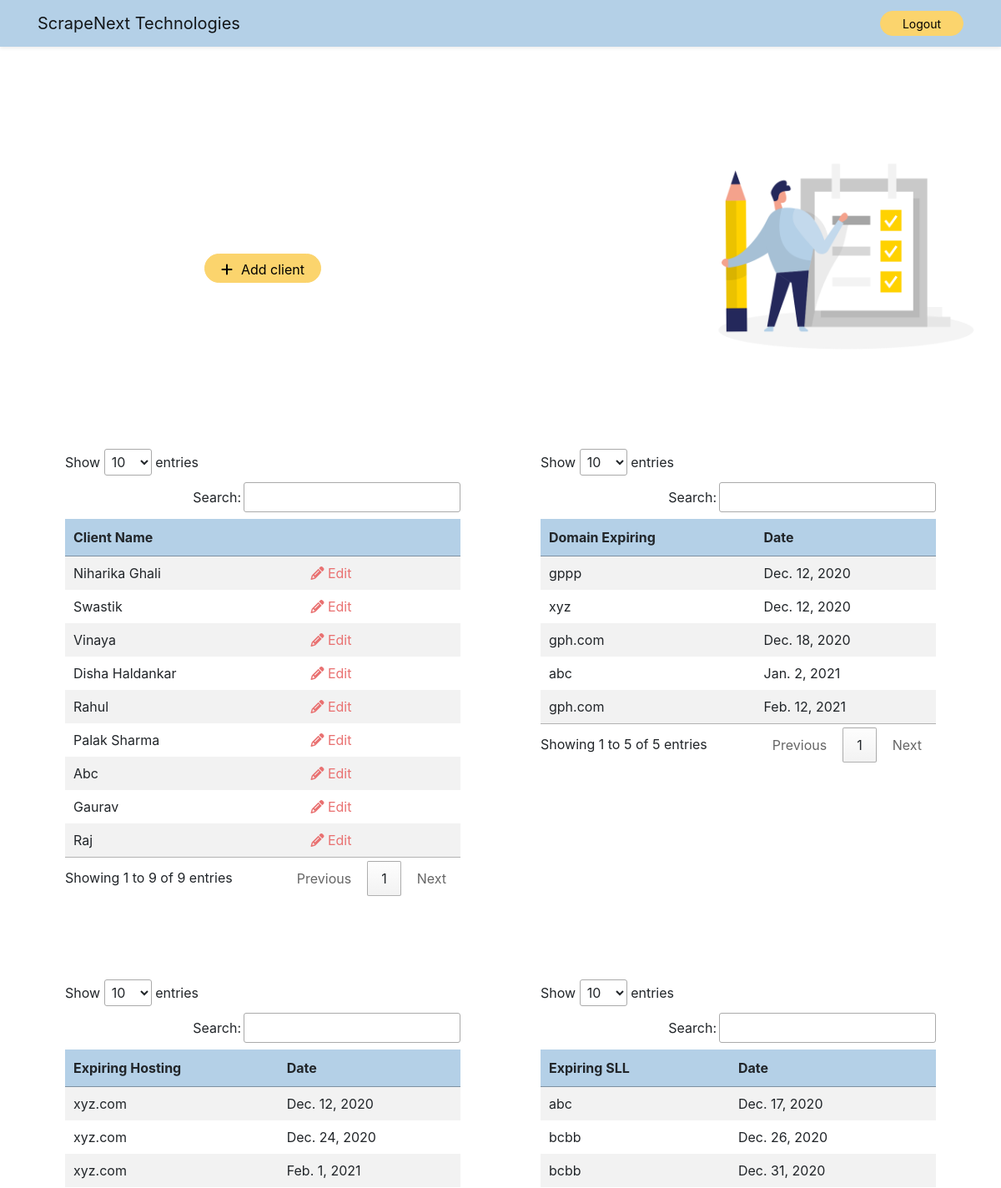
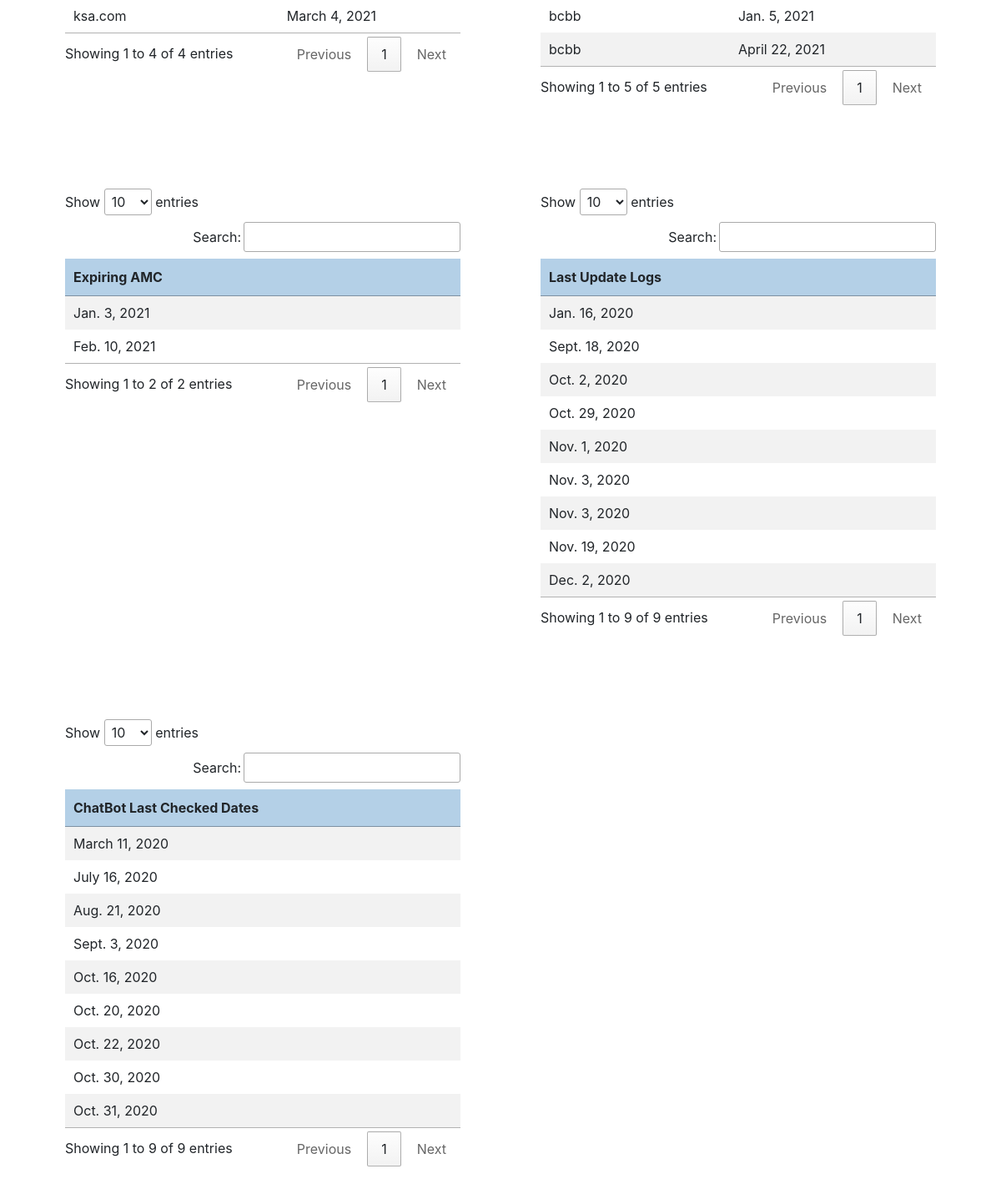
/cms/, run on the app's committed database (2 pictures, top to bottom).
### AppTwo/models.py (models this page shows, shortened)
class Client(models.Model):
    client_name = models.CharField(max_length=30,blank = True)
    location = models.CharField(max_length=30,blank = True)
    email= models.EmailField(null=True,blank = True)
    phone = models.CharField(max_length=10,blank = True)
    reference =models.CharField(max_length=30,blank = True)
    project_name= models.CharField(max_length=30,blank = True)
    domain_name= models.CharField(max_length=30,blank = True)
    acc_name= models.CharField(max_length=30,blank = True)
    acc_password= models.CharField(max_length=30,blank = True)
    purchase_date= models.DateField(null=True, blank=True)
    expiry_date= models.DateField(null=True,blank = True)
    amount= models.IntegerField(null=True,blank = True)
    hosting_account=models.CharField(max_length=30,null=True,blank = True)
    hosting_pass = models.CharField(max_length=10,null=True,blank = True)
    hosting_date = models.DateField(null=True,blank = True)
    hosting_expiry_date=models.DateField(null=True, blank = True)
    hosting_amount=models.IntegerField(null=True,blank = True)
    sll_type=models.CharField(max_length=30,null=True,blank = True)
    sll_account=models.CharField(max_length=30,null=True,blank = True)
    sll_date=models.DateField(null=True,blank = True)
    sll_expiry_date=models.DateField(null=True,blank = True)
    sll_amount=models.IntegerField(null=True,blank = True)
    amc_date=models.DateField(null=True,blank = True)
    amc_expiry_date=models.DateField(null=True,blank = True)
    amc_amount=models.IntegerField(null=True,blank = True)
    project_update=models.CharField(max_length=30,null=True,blank = True)
    updated_date=models.DateField(null=True,blank = True)
    project_details=models.CharField(max_length=30,null=True,blank = True)
    time_spent=models.TextField(max_length=30,null=True,blank = True)
    chatbot_type=models.CharField(max_length=30,null=True,blank = True)
    credits_purchased=models.CharField(max_length=30,null=True,blank = True)
    chatbot_amount=models.IntegerField(null=True,blank = True)
    chatbot_date=models.DateField(null=True,blank=True)
    chatbot_last_date=models.DateField(null=True,blank = True)

### AppTwo/views.py (the view)
# urls.py: path('cms/', views.cms, name='user_cms'),
def cms(request):
    context = {}
    context['user']= request.user
    all_clients= Client.objects.all()
    today = str(date.today())
    ordered_dates = Client.objects.order_by('expiry_date').filter(expiry_date__gte= today)
    expiring_hosting = Client.objects.order_by('hosting_expiry_date').filter(hosting_expiry_date__gte= today)
    sll_expiry_dates = Client.objects.order_by('sll_expiry_date').filter(sll_expiry_date__gte= today)
    amc_expiry_dates = Client.objects.order_by('amc_expiry_date').filter(amc_expiry_date__gte= today)
    update_log= Client.objects.order_by('updated_date').filter(updated_date__lte= today)
    chatbot_last_dates= Client.objects.order_by('chatbot_last_date').filter(chatbot_last_date__lte= today)
    return render(request,"AppTwo/cms.html",{'view_clients':all_clients,'dates':ordered_dates,'hostingdates':expiring_hosting,
    'sll_dates':sll_expiry_dates, 'amc_dates':amc_expiry_dates, 'updated_logs':update_log,'chatbot_dates':chatbot_last_dates})

### templates/AppTwo/cms.html (shortened to what this page needs)
<!DOCTYPE html>
{% load static %}
<html lang="en" dir="ltr">
<head>
  <link rel="stylesheet" href="/static/css/styles.css?{% now "U" %}">
  <link rel="stylesheet" href="https://stackpath.bootstrapcdn.com/bootstrap/4.5.0/css/bootstrap.min.css">
  <link rel="stylesheet" type="text/css" href="https://cdn.datatables.net/1.10.22/css/jquery.dataTables.min.css">
</head>
<body>
  <nav class="navbar navbar-expand-lg navbar-light shadow-sm ">
    <div class="container nav-div">
      <a class="navbar-brand" href="#">ScrapeNext Technologies</a>
      <button class="btn btn-sm logout-btn" type="button" onclick="location.href='{% url 'user_logout' %}'">Logout</button>
    </div>
  </nav>
  {% block body_block %}
  <div class="container">
    <div class="row">
      <div class="col-lg-6">
        <div class="add">
          <button class="btn add-btn" type="button" onclick="location.href='{% url 'add_client' %}'"><i class="fas fa-plus" style="padding-right:10px;"></i>Add client</button>
        </div>
      </div>
      <div class="col-lg-6 top-img">
        <img class="list-img" src="{% static "images/checklist.png" %}" alt="">
      </div>
    </div>
  </div>
  <div class="container" style="margin-top: 100px;">
<div class="row">
    <div class="col-lg-6 table1 pl-5 pr-5">
      <table id="clientData" class="table table-striped table-borderless .table-sm ">
        <thead style="background-color:#b4d0e7;">
          <tr >
            <th style="width:60%;">Client Name</th>
            <th style="width:50%"></th>
          </tr>
        </thead>
        <tbody>
          {% for clients in view_clients %}
          <tr>
            <td>{{ clients.client_name.title }}</td>
            <td>
              <a class="edit" href="/edit_client/{{ clients.id }}"><i class="fas fa-pencil-alt"></i> Edit</a>
            </td>
          </tr>
          {% endfor %}
        </tbody>
      </table>
    </div>
    <div class="col-lg-6 table2 pl-5 pr-5">
      <table id="clientData2" class=" table-striped  table-borderless .table-sm ">
        <thead style="background-color:#b4d0e7;">
          <tr>
            <th>Domain Expiring</th>
            <th>Date</th>
          </tr>
        </thead>
        <tbody>
          {% for item in dates %}
          <tr>
            <td>{{ item.domain_name }}</td>
            <td>{{ item.expiry_date }}</td>
          </tr>
          {% endfor %}
        </tbody>
      </table>
    </div>
  </div>
    </div>
<div class="container" style="margin-top: 100px;">
  <div class="row">
    <div class="col-lg-6 table1 pl-5 pr-5">
      <table id="clientData3" class=" table-striped  table-borderless ">
        <thead style="background-color:#b4d0e7;">
          <tr>
            <th>Expiring Hosting</th>
            <th>Date</th>
          </tr>
        </thead>
        <tbody>
          {% for item in hostingdates %}
          <tr>
            <td>{{ item.hosting_account }}</td>
            <td>{{ item.hosting_expiry_date }}</td>
          </tr>
          {% endfor %}
        </tbody>
      </table>
    </div>
    <div class="col-lg-6 table2 pl-5 pr-5">
      <table id="clientData4" class=" table-striped  table-borderless ">
        <thead style="background-color:#b4d0e7;">
          <tr>
            <th>Expiring SLL</th>
            <th>Date</th>
          </tr>
        </thead>
        <tbody>
          {% for item in sll_dates %}
          <tr>
            <td>{{ item.sll_account }}</td>
            <td>{{ item.sll_expiry_date }}</td>
          </tr>
          {% endfor %}
        </tbody>
      </table>
    </div>
  </div>
</div>
<div class="container" style="margin-top: 100px;">
  <div class="row">
    <div class="col-lg-6 table1 pl-5 pr-5">
      <table id="clientData5" class=" table-striped  table-borderless ">
        <thead style="background-color:#b4d0e7;">
          <tr>
            <th>Expiring AMC</th>
          </tr>
        </thead>
        <tbody>
          {% for item in amc_dates %}
          <tr>
            <td >{{ item.amc_expiry_date }}</td>
          </tr>
          {% endfor %}
        </tbody>
      </table>
    </div>
    <div class="col-lg-6 table2 pl-5 pr-5">
      <table id="clientData6" class=" table-striped  table-borderless ">
        <thead style="background-color:#b4d0e7;">
          <tr>
            <th>Last Update Logs</th>
          </tr>
        </thead>
        <tbody>
          {% for item in updated_logs %}
          <tr>
            <td>{{ item.updated_date }}</td>
          </tr>
          {% endfor %}
        </tbody>
      </table>
    </div>
</div>
</div>
<div class="container" style="margin-top: 100px;">
  <div class="row">
<div class="col-lg-6 table1 last-table pl-5 pr-5">
  <table id="clientData7" class=" table-striped  table-borderless ">
    <thead style="background-color:#b4d0e7;">
      <tr>
        <th>ChatBot Last Checked Dates</th>
      </tr>
    </thead>
    <tbody>
      {% for item in chatbot_dates %}
      <tr>
        <td>{{ item.chatbot_last_date}}</td>
      </tr>
      {% endfor %}
    </tbody>
  </table>
</div>
</div>
</div>
  {% endblock %}
</body>
</html>

### static/css/styles.css (style rules this page uses)
body { animation: transitionIn 0.80s; }
.navbar { background-color:#b4d0e7; }
.nav-div { padding-right: 100px; }
button.logout-btn { background-color:#fbd46d; width: 100px; height: 30px; border-color: #fbd46d; border-radius:30px; color:black; outline: none; transition: width 0.5s, height 0.5s; }
.add { margin: 200px auto auto 200px; }
.list-img { width: 70%; object-fit: cover; text-align: center; margin: 50px auto auto 200px; }
button.add-btn { background-color:#fbd46d; width: 140px; height: 35px; border-color: #fbd46d; border-radius:30px; color:black; outline: none; transition: width 0.5s, height 0.5s; }
.edit { color: #e97171; }
.table1 { width:100%; padding-right:5%; }
.table2 { margin-top:0px; width:100%; margin-right:auto; padding-left:5%; }
.last-table { margin-bottom:100px; }

### data on the page
Client: client_name "Niharika Ghali", hosting_account "xyz.com", hosting_expiry_date "Dec. 24, 2020", updated_date "Jan. 16, 2020", chatbot_last_date "March 11, 2020"
Client: client_name "Swastik", sll_account "bcbb", sll_expiry_date "Jan. 5, 2021", updated_date "Dec. 2, 2020", chatbot_last_date "July 16, 2020"
Client: client_name "Vinaya", updated_date "Nov. 3, 2020", chatbot_last_date "Oct. 16, 2020"
Client: client_name "Disha Haldankar", domain_name "gph.com", expiry_date "Feb. 12, 2021", updated_date "Nov. 3, 2020", chatbot_last_date "Oct. 30, 2020"
Client: client_name "Rahul", domain_name "gppp", expiry_date "Dec. 12, 2020", hosting_account "xyz.com", hosting_expiry_date "Dec. 12, 2020", sll_account "bcbb", sll_expiry_date "Dec. 31, 2020", amc_expiry_date "Feb. 10, 2021", updated_date "Nov. 19, 2020", chatbot_last_date "Aug. 21, 2020"
Client: client_name "Palak Sharma", domain_name "xyz", expiry_date "Dec. 12, 2020", hosting_account "xyz.com", hosting_expiry_date "Feb. 1, 2021", sll_account "bcbb", sll_expiry_date "Dec. 26, 2020", amc_expiry_date "Jan. 3, 2021", updated_date "Nov. 1, 2020", chatbot_last_date "Sept. 3, 2020"
Client: client_name "Abc", domain_name "abc", expiry_date "Jan. 2, 2021", updated_date "Oct. 2, 2020", chatbot_last_date "Oct. 20, 2020"
Client: client_name "Gaurav", domain_name "gph.com", expiry_date "Dec. 18, 2020", sll_account "abc", sll_expiry_date "Dec. 17, 2020", updated_date "Sept. 18, 2020", chatbot_last_date "Oct. 22, 2020"
Client: client_name "Raj", hosting_account "ksa.com", hosting_expiry_date "March 4, 2021", sll_account "bcbb", sll_expiry_date "April 22, 2021", updated_date "Oct. 29, 2020", chatbot_last_date "Oct. 31, 2020"
